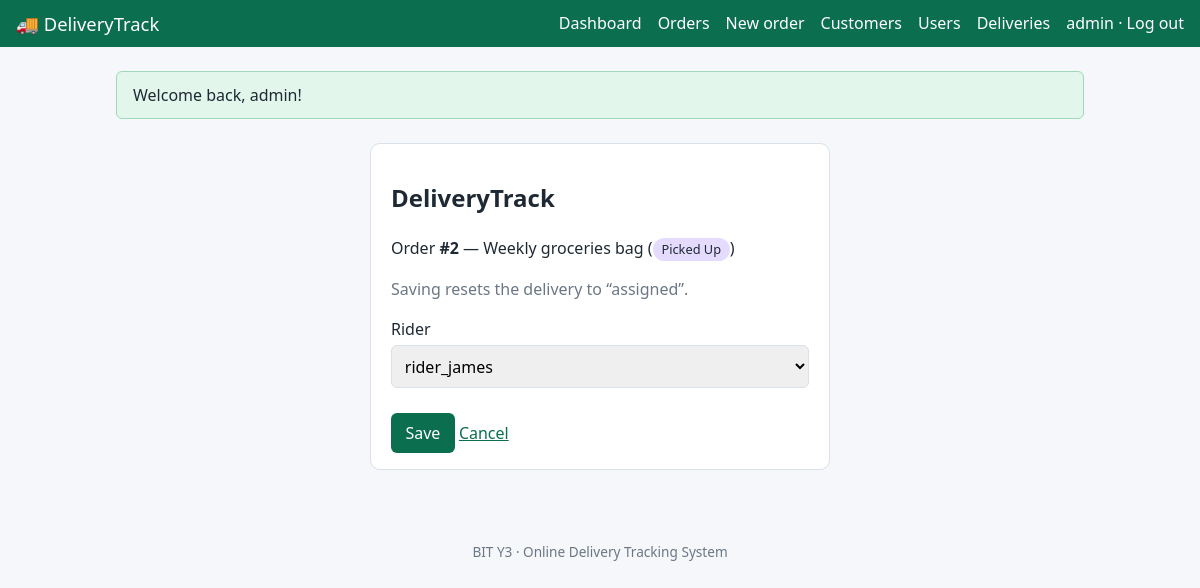
Page /index.php?r=deliveries/edit&id=2 (signed in) on the committed database.
### tables this page shows
CREATE TABLE deliveries (
  delivery_id  INT UNSIGNED AUTO_INCREMENT PRIMARY KEY,
  order_id     INT UNSIGNED NOT NULL UNIQUE,        
  rider_id     INT UNSIGNED NOT NULL,               
  picked_at    DATETIME NULL,
  delivered_at DATETIME NULL,
  status       ENUM('assigned','picked_up','delivered','failed') NOT NULL DEFAULT 'assigned',
  CONSTRAINT fk_del_order FOREIGN KEY (order_id) REFERENCES orders(order_id) ON DELETE CASCADE,
  CONSTRAINT fk_del_rider FOREIGN KEY (rider_id) REFERENCES users(user_id)  ON DELETE RESTRICT
);

CREATE TABLE orders (
  order_id    INT UNSIGNED AUTO_INCREMENT PRIMARY KEY,
  customer_id INT UNSIGNED NOT NULL,
  details     VARCHAR(255) NOT NULL,                
  order_date  DATETIME NOT NULL DEFAULT CURRENT_TIMESTAMP,
  total       DECIMAL(10,2) NOT NULL CHECK (total > 0),
  status      ENUM('pending','assigned','in_transit','delivered','cancelled') NOT NULL DEFAULT 'pending',
  CONSTRAINT fk_order_cust FOREIGN KEY (customer_id) REFERENCES customers(customer_id) ON DELETE CASCADE,
  INDEX idx_order_status (status)
);

CREATE TABLE users (
  user_id       INT UNSIGNED AUTO_INCREMENT PRIMARY KEY,
  username      VARCHAR(50)  NOT NULL UNIQUE,
  email         VARCHAR(100) NOT NULL UNIQUE,
  password_hash VARCHAR(255) NOT NULL,
  role          ENUM('admin','customer','rider') NOT NULL DEFAULT 'customer',
  created_at    TIMESTAMP NOT NULL DEFAULT CURRENT_TIMESTAMP
);

### app/core/Controller.php (called while the page is built, shortened)
<?php
abstract class Controller {
    protected function view(string $v, array $d = []): void {
        extract($d);
        $title = $d['title'] ?? 'DeliveryTrack';
        require __DIR__ . "/../views/$v.php";
        require __DIR__ . '/../views/layout.php';
    }
}

### app/controllers/DeliveriesController.php (called while the page is built, shortened)
<?php
class DeliveriesController extends Controller {
    function edit() {
        $this->role('admin'); $err = [];
        $d = Delivery::find((int)($_GET['id'] ?? 0));
        $riders = User::riders();
        $this->view('deliveries/form', ['title' => 'Edit delivery #' . $d['delivery_id'], 'd' => $d, 'err' => $err, 'orders' => [], 'riders' => $riders]);
    }
}

### public/index.php (called while the page is built, shortened)
<?php
$allowed = ['home', 'auth', 'orders', 'customers', 'deliveries', 'users', 'api'];
$r = $_GET['r'] ?? 'home/index';
if (!preg_match('~^([a-z]+)/([a-z]+)$~', $r, $m) || !in_array($m[1], $allowed, true)) { http_response_code(404); exit('404 Not Found'); }
$c = new $class();
$c->{$m[2]}();

### app/config.php (called while the page is built)
<?php
return ['db' => ['host' => '127.0.0.1', 'name' => 'delivery_tracker', 'user' => 'root', 'pass' => '', 'charset' => 'utf8mb4']];

### app/core/Database.php (called while the page is built)
<?php
final class Database {
    private static ?PDO $pdo = null;
    static function pdo(): PDO {
        if (!self::$pdo) {
            $d = (require __DIR__ . '/../config.php')['db'];
            self::$pdo = new PDO("mysql:host={$d['host']};dbname={$d['name']};charset={$d['charset']}", $d['user'], $d['pass'], [
                PDO::ATTR_ERRMODE => PDO::ERRMODE_EXCEPTION,
                PDO::ATTR_DEFAULT_FETCH_MODE => PDO::FETCH_ASSOC,
                PDO::ATTR_EMULATE_PREPARES => false,
            ]);
        }
        return self::$pdo;
    }
    static function q(string $sql, array $p = []): PDOStatement {
        $s = self::pdo()->prepare($sql);
        $s->execute($p);
        return $s;
    }
}

### app/models/Delivery.php (called while the page is built, shortened)
<?php
class Delivery {
    static function find(int $id): ?array { return Database::q(self::BASE . ' WHERE d.delivery_id=?', [$id])->fetch() ?: null; }
}

### app/models/User.php (called while the page is built, shortened)
<?php
class User {
    static function riders(): array { return Database::q("SELECT user_id,username FROM users WHERE role='rider' ORDER BY username")->fetchAll(); }
}

### app/views/deliveries/form.php (the view, shortened to what this page needs)
<section class="panel narrow"><h1><?= e($title) ?></h1>
<form method="post" action="<?= $d ? e(url('deliveries/edit', ['id' => $d['delivery_id']])) : e(url('deliveries/assign')) ?>" data-validate novalidate>
  <?php if ($d): ?><p>Order <b>#<?= (int)$d['order_id'] ?></b> — <?= e($d['details']) ?> (<?= badge($d['status']) ?>)</p><p class="muted">Saving resets the delivery to “assigned”.</p>
  <?php else:
    $oo = []; foreach ($orders as $o) $oo[$o['order_id']] = '#' . $o['order_id'] . ' — ' . $o['details'];
    echo select_field('Order (pending only)', 'order_id', $oo, $_POST['order_id'] ?? '', $err);
  endif;
  $rr = []; foreach ($riders as $r) $rr[$r['user_id']] = $r['username'];
  echo select_field('Rider', 'rider_id', $rr, $_POST['rider_id'] ?? $d['rider_id'] ?? '', $err); ?>
  <button class="btn">Save</button> <a href="<?= e(url('deliveries/index')) ?>">Cancel</a>
</form></section>

### app/core/helpers.php (shortened to what this page needs)
<?php
function e($v): string { return htmlspecialchars((string)$v, ENT_QUOTES | ENT_SUBSTITUTE, 'UTF-8'); }
function url(string $r = 'home/index', array $q = []): string { return 'index.php?' . http_build_query(['r' => $r] + $q); }
function badge(string $s): string { return '<span class="badge s-' . e($s) . '">' . e(str_replace('_', ' ', $s)) . '</span>'; }
function select_field(string $label, string $name, array $opts, $sel, array $err = [], string $attrs = 'required'): string {
    $h = '<label>' . e($label) . '<select name="' . $name . '" ' . $attrs . '><option value="">— choose —</option>';
    foreach ($opts as $k => $t) $h .= '<option value="' . e($k) . '"' . ((string)$k === (string)$sel ? ' selected' : '') . '>' . e($t) . '</option>';
    return $h . '</select><small class="err">' . e($err[$name] ?? '') . '</small></label>';
}

### public/css/style.css (style rules this page uses)
:root { --bg:#f5f7fa;--fg:#1f2933;--mut:#6b7785;--pri:#0b6e4f;--card:#fff;--bd:#d9e0e7;--err:#c0392b }
* { box-sizing:border-box }
body { margin:0;font:16px/1.5 system-ui,Segoe UI,Roboto,sans-serif;background:var(--bg);color:var(--fg) }
a { color:var(--pri) }
.panel { background:var(--card);border:1px solid var(--bd);border-radius:10px;padding:1rem 1.25rem;margin:1rem 0 }
.narrow { max-width:460px;margin:1.5rem auto }
label { display:block;margin:.6rem 0;font-weight:500 }
input,select { display:block;width:100%;padding:.55rem;margin-top:.25rem;border:1px solid var(--bd);border-radius:6px;font:inherit }
.err { display:block;color:var(--err);min-height:1.1em;font-weight:400 }
.btn,button.btn { display:inline-block;background:var(--pri);color:#fff;border:0;border-radius:6px;padding:.5rem .9rem;font:inherit;cursor:pointer;text-decoration:none }
.badge { display:inline-block;padding:.1rem .55rem;border-radius:999px;background:#dde5ec;font-size:.8rem;text-transform:capitalize }
.s-in_transit,.s-picked_up { background:#e5dbff }
.muted { color:var(--mut) }

### rows in the picture
deliveries: order "2", order.details "Weekly groceries bag", status "Picked Up"
users: rider_id "rider_james"

### other values in the picture
$me['username'] "admin"
$f[0] "Welcome back, admin!"
$title "DeliveryTrack"
$label "Rider"
